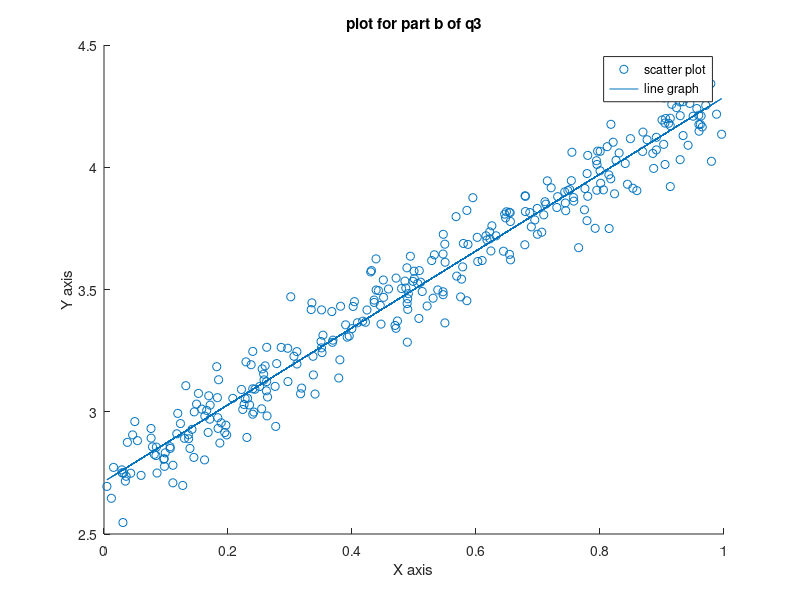

Source code (MATLAB):
clear;clc;
s=load("points2D_Set1.mat");
x=s.x;
y=s.y;

coeffficient = polyfit(x, y, 1);
value = polyval(coeffficient, x);
scatter(x,y);

hold on

plot(x,value);
xlabel("X axis");
ylabel("Y axis");
title("plot for part b of q3");
legend("scatter plot","line graph");
hold off;